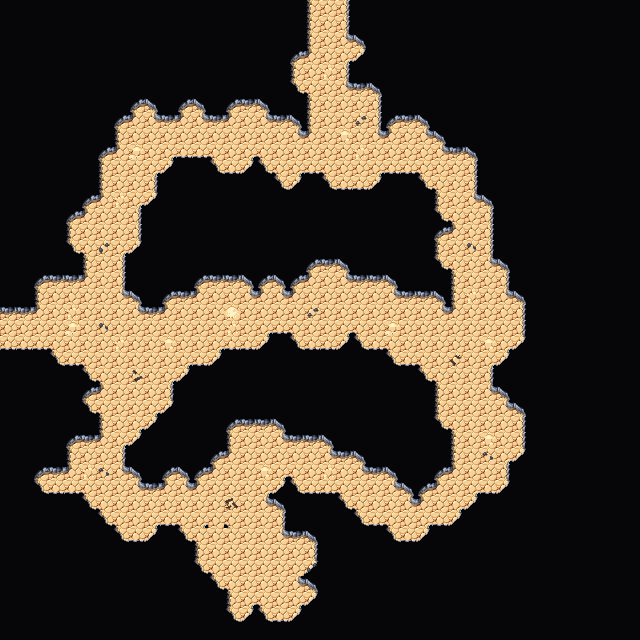

This game map was drawn from its Tiled (.tmx) file and the tilesets committed beside it. A one-line description and the trimmed map source follow:
An orthogonal 40x40 tile map with 16x16 px tiles, 4 tile layers (Collision, Background, Walls, Clutter), 2 tilesets and 2 objects.

<map version="1.5" tiledversion="1.7.2" orientation="orthogonal" renderorder="right-down" width="40" height="40" tilewidth="16" tileheight="16" infinite="0" nextlayerid="7" nextobjectid="63">
 <editorsettings>
  <export target="wastetown..tmx" format="tmx" />
 </editorsettings>
 <tileset firstgid="1" source="../../../tileset/main.tsx" />
 <tileset firstgid="3477" source="../../../tileset/buildings.tsx" />
 <layer id="6" name="Collision" width="40" height="40">
  <data>[1600 cells, 0 non-empty, 0 distinct tile ids]</data>
 </layer>
 <layer id="1" name="Background" width="40" height="40">
  <data>[1600 cells, 1600 non-empty, 1 distinct tile ids]</data>
 </layer>
 <layer id="2" name="Walls" width="40" height="40">
  <data>[1600 cells, 1358 non-empty, 17 distinct tile ids]</data>
 </layer>
 <layer id="3" name="Clutter" width="40" height="40">
  <properties>
   <property name="spriteLayer" type="bool" value="true" />
  </properties>
  <data>[1600 cells, 29 non-empty, 11 distinct tile ids]</data>
 </layer>
 <objectgroup id="4" name="Objects">
  <object id="61" template="../../../obj/door_down.tx" x="321.655" y="16.7221">
   <properties>
    <property name="teleport" value="../common/maps/map/cave/cave_multilevel_4/cave_23C2.tmx" />
    <property name="teleportObjectId" value="62" />
   </properties>
  </object>
  <object id="62" template="../../../obj/door_right.tx" x="0.95097" y="336.378">
   <properties>
    <property name="teleport" value="../common/maps/map/cave/cave_multilevel_4/cave_23D1.tmx" />
    <property name="teleportObjectId" value="62" />
   </properties>
  </object>
 </objectgroup>
</map>
